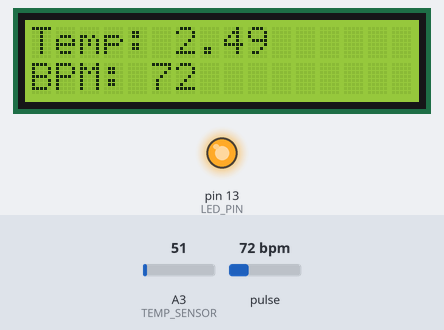
Simulated run of this sketch. Board: Arduino Uno, built with avr-gcc and run on an emulated ATmega328P. On the bench: 16×2 character LCD, output pins drawn as LEDs (lit = HIGH). Dashed ring = blinking. Inputs (shaded band) come from the test bench; at power-on: pulse 72 bpm, A3 (TEMP_SENSOR) = 51. What the sketch prints to the serial monitor is not drawn.

Above: at 1.2 s.
1.3 s: pulse set to 60 bpm
At 3.0 s:
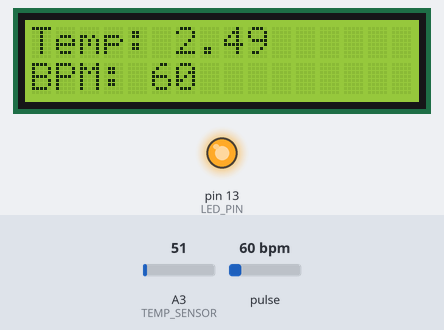
3.6 s: pulse set to 55 bpm
At 5.0 s:
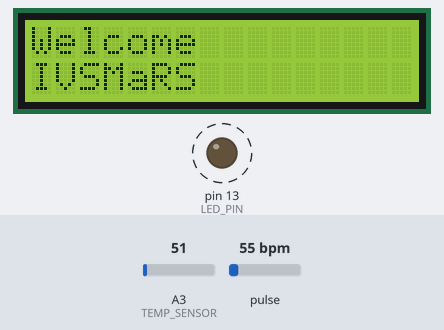
7.7 s: A3 (TEMP_SENSOR) set to 61
At 10.1 s:
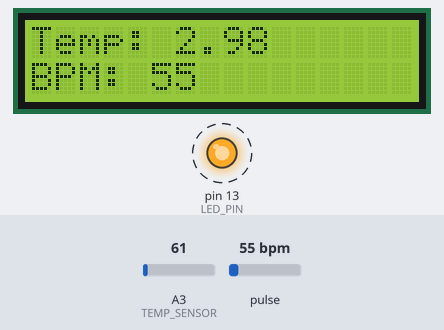
11.8 s: A3 (TEMP_SENSOR) set to 71
At 13.8 s:
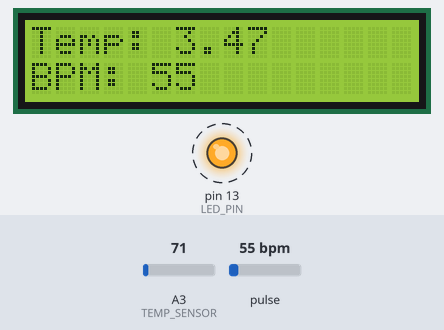
15.9 s: pulse set to 42 bpm
At 18.4 s:
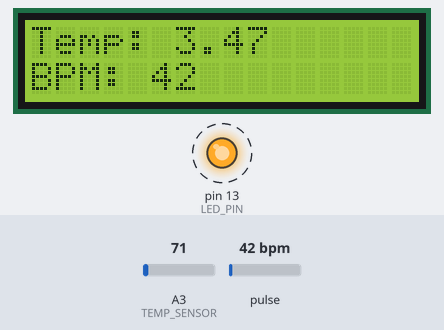
20.0 s: A3 (TEMP_SENSOR) set to 86
At 22.4 s:
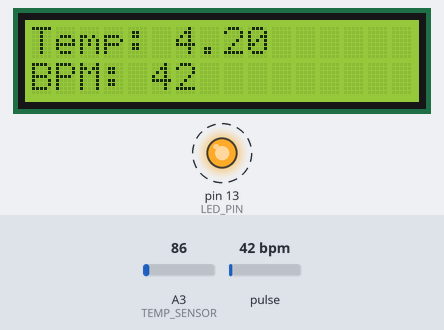
Timing chart, 0 to 25.1 s (numbered marks = the images above; inputs shaded):
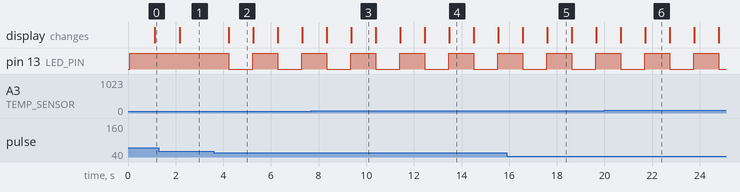

The sketch:

IVSMaRS_ITE4.ino
```cpp
#define USE_ARDUINO_INTERRUPTS true
//Libraries
  #include <PulseSensorPlayground.h> //Pulse Sensor
  #include <LiquidCrystal_I2C.h> //LCD
  #include <SoftwareSerial.h> //Wifi Module

//Constants
const int PULSE_SENSOR_PIN = A0;  // Analog PIN where the PulseSensor is connected
const int LED_PIN = 13;          // On-board LED PIN
const int THRESHOLD = 512;       // Threshold for detecting a heartbeat
const int TEMP_SENSOR = A3;      // Analog PIN where the Temperature Sensor is connected

// Variables
float tempc; //variable to store temperature in degree Celsius
float tempf; //variable to store temperature in Fahreinheit
float vout; //temporary variable to hold sensor reading

//Objects
PulseSensorPlayground pulseSensor; //Pulse Sensor
LiquidCrystal_I2C lcd(0x27, 16, 2); //LCD
SoftwareSerial ser(0,1); //RX, TX for Wifi Module

void setup() {
  // Initialize Serial
  Serial.begin(9600);
  lcd.init();
  lcd.backlight();

  //pinMode INPUT
  pinMode(TEMP_SENSOR,INPUT); // Configuring TEMP_SENSOR pin as input

  // PulseSensor Configuration
  pulseSensor.analogInput(PULSE_SENSOR_PIN);
  pulseSensor.blinkOnPulse(LED_PIN);
  pulseSensor.setThreshold(THRESHOLD);

  // Check if PulseSensor is initialized
  if (pulseSensor.begin())
  {
    Serial.println("PulseSensor object created successfully!");
  }
}

void loop() {
  //LCD Init
  lcd.clear();
  lcd.setCursor(0, 0);
  lcd.print("Welcome");
  lcd.setCursor(0, 1);
  lcd.print("IVSMaRS");

  // Get the current Beats Per Minute (BPM)
  int currentBPM = pulseSensor.getBeatsPerMinute();

  // Reading the value from TEMP_SENSOR
  vout=analogRead(TEMP_SENSOR);
  vout=vout*(5.00/1023); //Temperature Value
  tempc=vout*10.0; // Storing value in Degree Celsius

  // Check if a heartbeat is detected
  if (pulseSensor.sawStartOfBeat())
  {
    Serial.println("♥ A HeartBeat Happened!");
    Serial.print("BPM: ");
    Serial.println(currentBPM);
    Serial.print("Body Temperature: ");
    Serial.println(tempc);

    lcd.clear();
    lcd.setCursor(0, 0);
    lcd.print("Temp: ");
    lcd.print(tempc);
    lcd.setCursor(0, 1);
    lcd.print("BPM: ");
    lcd.print(currentBPM);
  }

  // Add a small delay to reduce CPU usage
  delay(1000);
}
```

Measured:
- the behaviour switches between 58 and 57 bpm on pulse (found by bisection; images 1 and 2)
- after the input at 1.3 s, the display: changes after 0.86 s (image 1)
- after the input at 3.6 s, pin 13 (LED_PIN): alternates HIGH for 1.0 s and LOW for 1.0 s, starting after 0.62 s; the display: changes after 0.62 s (image 2)
- after the input at 7.7 s, the display: first differs from a run without the input after 1.7 s (image 3)
- after the input at 11.8 s, the display: first differs from a run without the input after 1.7 s (image 4)
- after the input at 15.9 s, the display: first differs from a run without the input after 1.7 s (image 5)
- after the input at 20.0 s, the display: first differs from a run without the input after 1.7 s (image 6)
